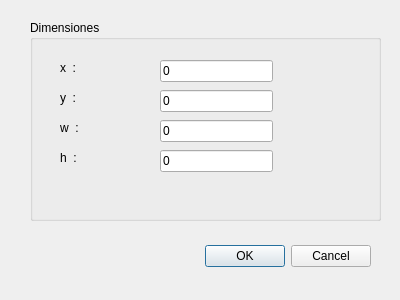
<?xml version="1.0" encoding="UTF-8"?>
<ui version="4.0">
 <class>datos</class>
 <widget class="QDialog" name="datos">
  <property name="geometry">
   <rect>
    <x>0</x>
    <y>0</y>
    <width>400</width>
    <height>300</height>
   </rect>
  </property>
  <property name="windowTitle">
   <string>Dialog</string>
  </property>
  <widget class="QDialogButtonBox" name="buttonBox">
   <property name="geometry">
    <rect>
     <x>30</x>
     <y>240</y>
     <width>341</width>
     <height>32</height>
    </rect>
   </property>
   <property name="orientation">
    <enum>Qt::Horizontal</enum>
   </property>
   <property name="standardButtons">
    <set>QDialogButtonBox::Cancel|QDialogButtonBox::Ok</set>
   </property>
  </widget>
  <widget class="QGroupBox" name="groupBox">
   <property name="geometry">
    <rect>
     <x>30</x>
     <y>20</y>
     <width>351</width>
     <height>201</height>
    </rect>
   </property>
   <property name="title">
    <string>Dimensiones</string>
   </property>
   <widget class="QLabel" name="label">
    <property name="geometry">
     <rect>
      <x>30</x>
      <y>40</y>
      <width>55</width>
      <height>16</height>
     </rect>
    </property>
    <property name="text">
     <string>x  :</string>
    </property>
   </widget>
   <widget class="QLabel" name="label_2">
    <property name="geometry">
     <rect>
      <x>30</x>
      <y>70</y>
      <width>55</width>
      <height>16</height>
     </rect>
    </property>
    <property name="text">
     <string>y  :</string>
    </property>
   </widget>
   <widget class="QLabel" name="label_3">
    <property name="geometry">
     <rect>
      <x>30</x>
      <y>100</y>
      <width>55</width>
      <height>16</height>
     </rect>
    </property>
    <property name="text">
     <string>w  :</string>
    </property>
   </widget>
   <widget class="QLabel" name="label_4">
    <property name="geometry">
     <rect>
      <x>30</x>
      <y>130</y>
      <width>55</width>
      <height>16</height>
     </rect>
    </property>
    <property name="text">
     <string>h  :</string>
    </property>
   </widget>
   <widget class="QLineEdit" name="txt_x">
    <property name="geometry">
     <rect>
      <x>130</x>
      <y>40</y>
      <width>113</width>
      <height>22</height>
     </rect>
    </property>
    <property name="text">
     <string>0</string>
    </property>
   </widget>
   <widget class="QLineEdit" name="txt_y">
    <property name="geometry">
     <rect>
      <x>130</x>
      <y>70</y>
      <width>113</width>
      <height>22</height>
     </rect>
    </property>
    <property name="text">
     <string>0</string>
    </property>
   </widget>
   <widget class="QLineEdit" name="txt_w">
    <property name="geometry">
     <rect>
      <x>130</x>
      <y>100</y>
      <width>113</width>
      <height>22</height>
     </rect>
    </property>
    <property name="text">
     <string>0</string>
    </property>
   </widget>
   <widget class="QLineEdit" name="txt_h">
    <property name="geometry">
     <rect>
      <x>130</x>
      <y>130</y>
      <width>113</width>
      <height>22</height>
     </rect>
    </property>
    <property name="text">
     <string>0</string>
    </property>
   </widget>
  </widget>
 </widget>
 <resources/>
 <connections>
  <connection>
   <sender>buttonBox</sender>
   <signal>accepted()</signal>
   <receiver>datos</receiver>
   <slot>accept()</slot>
   <hints>
    <hint type="sourcelabel">
     <x>248</x>
     <y>254</y>
    </hint>
    <hint type="destinationlabel">
     <x>157</x>
     <y>274</y>
    </hint>
   </hints>
  </connection>
  <connection>
   <sender>buttonBox</sender>
   <signal>rejected()</signal>
   <receiver>datos</receiver>
   <slot>reject()</slot>
   <hints>
    <hint type="sourcelabel">
     <x>316</x>
     <y>260</y>
    </hint>
    <hint type="destinationlabel">
     <x>286</x>
     <y>274</y>
    </hint>
   </hints>
  </connection>
 </connections>
</ui>
